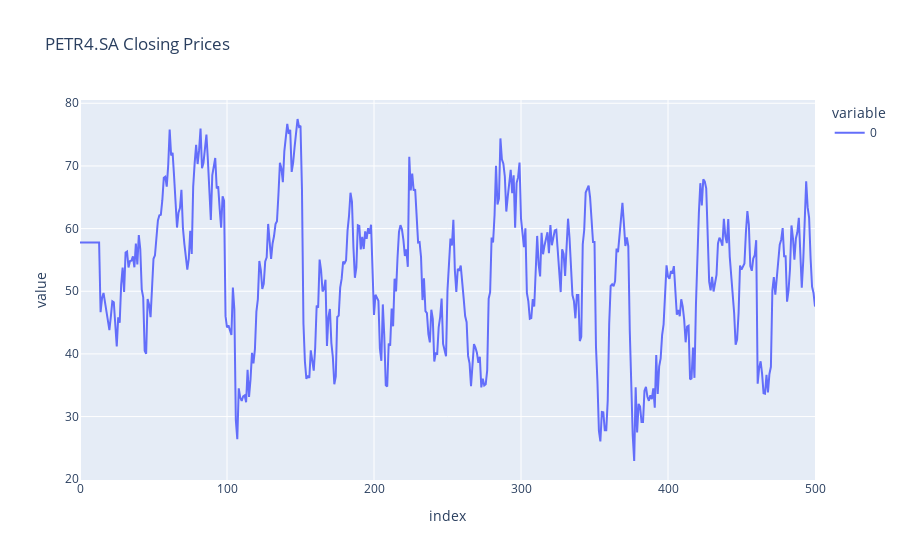

Notebook cell for this chart:
### Code cell
px.line(vol_rsi, title=f"{ticker} Closing Prices").show(fig_type="png")

### Figure 1 — Plotly figure (JSON) as saved in the notebook; plotly's stock layout.template omitted (floating-point values rounded to 4 significant figures; data arrays with more than 128 entries replaced by an {"elided": "..."} marker saying what was removed)
{"data": [{"hovertemplate": "variable=0<br>index=%{x}<br>value=%{y}<extra></extra>", "legendgroup": "0", "line": {"color": "#636efa", "dash": "solid"}, "marker": {"symbol": "circle"}, "mode": "lines", "name": "0", "orientation": "v", "showlegend": true, "type": "scatter", "x": {"elided": "501 int values"}, "xaxis": "x", "y": {"elided": "501 float values"}, "yaxis": "y"}], "layout": {"legend": {"title": {"text": "variable"}, "tracegroupgap": 0}, "title": {"text": "PETR4.SA Closing Prices"}, "xaxis": {"anchor": "y", "domain": [0, 1], "title": {"text": "index"}}, "yaxis": {"anchor": "x", "domain": [0, 1], "title": {"text": "value"}}}}
